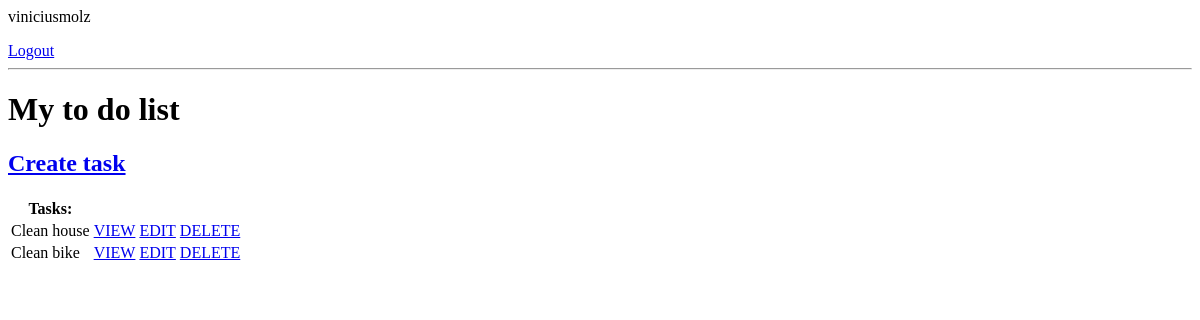
Page / (signed in) on the earlier database version.
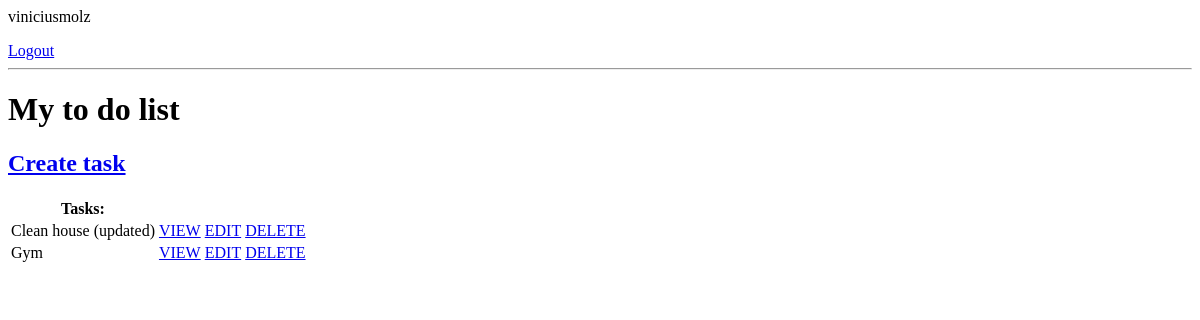
Same page on the later database version.
### base/models.py (models this page shows, shortened)
class Task(models.Model):
    user = models.ForeignKey(User, on_delete=models.CASCADE, null=True, blank=True)
    title = models.CharField(max_length=200)
    description = models.TextField(null=True, blank=True)
    complete = models.BooleanField(default=False)
    created = models.DateTimeField(auto_now_add=True)
    class Meta:
        ordering = ['complete']

### base/views.py (the view)
# urls.py: path('', TaskList.as_view(), name='tasks'),
class TaskList(LoginRequiredMixin, ListView):
    model = Task
    context_object_name = 'tasks'
    def get_context_data(self, **kwargs):
        context = super().get_context_data(**kwargs)
        context['tasks'] = context['tasks'].filter(user=self.request.user)
        context['count'] = context['tasks'].filter(complete=False).count()
        context['color'] = 'red'
        return context

### base/templates/base/task_list.html
{% if request.user.is_authenticated %}
<p>{{request.user}}</p>
<a href="{% url 'logout' %}">Logout</a>
{% else %}
<a href="{% url 'login' %}">Login</a>
{% endif %}
<hr>
<h1>My to do list</h1>
<h2><a href="{% url 'create-task' %}">Create task</a></h2>
<table>
    <tr>
        <th>Tasks:</th>
        <th></th>
    </tr>
    {% for task in tasks %}
    <tr>
        <td>{{ task.title }}</td>
        <td><a href="{% url 'task' task.id %}">VIEW</a></td>
        <td><a href="{% url 'update-task' task.id %}">EDIT</a></td>
        <td><a href="{% url 'delete-task' task.id %}">DELETE</a></td>
    </tr>
    {% empty %}
    <h3>No items in list</h3>
    {% endfor %}
</table>

Differences in the rows shown:
removed Task: title "Clean bike"
changed Task: title "Clean house" → "Clean house (updated)"
added Task: title "Gym"
